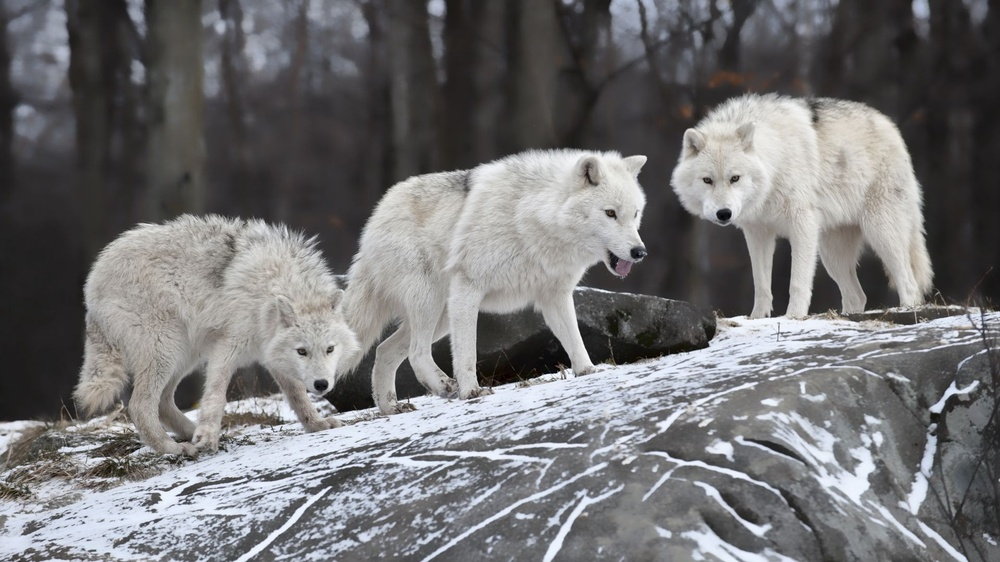
#> input picture opencv/1.images/thresholding/wolfs.jpeg, 1000 x 562 px, shrunk from 1920 x 1080 before the run
$ python thresholding.py
#> lines starting #> are read from the running program, lines starting #| are printed output that depends on the picture; after the words box and inside, x2 and y2 are one past the last pixel; in counts of white or black regions, pixels touching at a corner belong together
import cv2 as cv

image = cv.imread('wolfs.jpeg')
#> image is the input picture: shape (562, 1000, 3); mean B, G, R 116.3, 114.8, 115.2
cv.imshow('Wolfs', image)

grayed_image = cv.cvtColor(image, cv.COLOR_BGR2GRAY)
cv.imshow('grayed_image', grayed_image)

threshold_value_used, threshold_image = cv.threshold(grayed_image, 150, 200, cv.THRESH_BINARY)
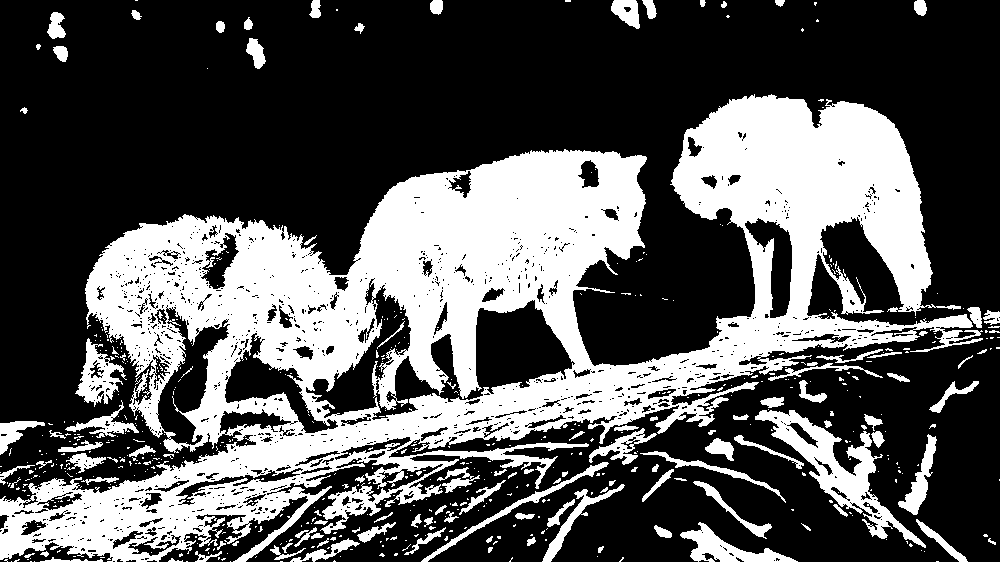
#> threshold_image: shape (562, 1000); values 0 (black) and 200 (white), 33.8% white; 586 white regions (468 under 20 px), largest, box (x1, y1, x2, y2) and area: (0, 94, 983, 562) 161815, (755, 410, 926, 548) 5179, (680, 522, 798, 562) 1672
cv.imshow('binary image', threshold_image)

print(f'threshold_value_used : {threshold_value_used}')

# Wait for Infinite amount of time for a keyboard key to be pressed
cv.waitKey(0)

# Close the OpenCV windows
cv.destroyAllWindows()
